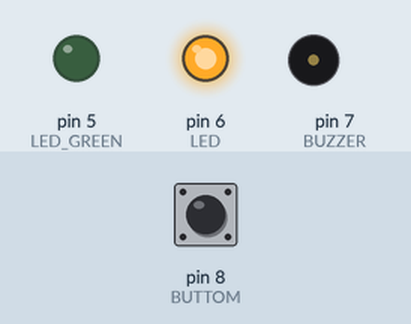
Bench run of a sketch on a simulated Arduino Uno, built with avr-gcc and run on an emulated ATmega328P. Parts: output pins drawn as LEDs (lit = HIGH), buzzer (waves = sounding, pin HIGH). Inputs (shaded band) come from the test bench; at power-on: pin 8 (BUTTOM) LOW.

Above: at 1.3 s.
1.4 s: pin 8 (BUTTOM) pulled HIGH for 0.15 s
At 1.9 s:
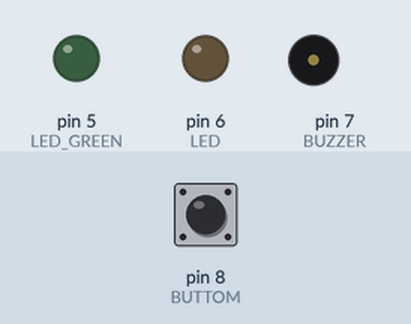
3.0 s: pin 8 (BUTTOM) pulled HIGH for 1 s
At 4.4 s:
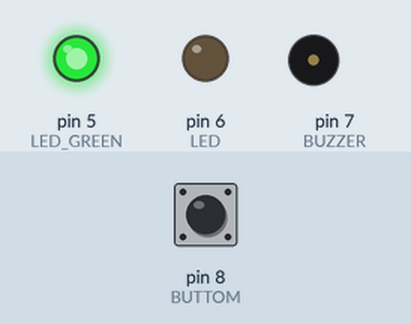
5.5 s: pin 8 (BUTTOM) pulled HIGH for 3.2 s
At 6.3 s:
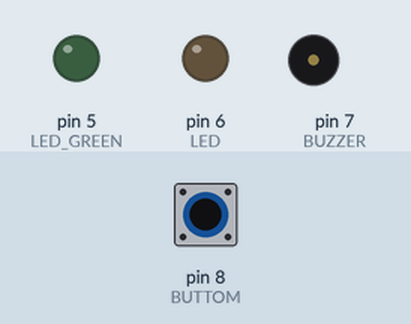
Timing chart, 0 to 8.5 s (numbered marks = the images above; inputs shaded):
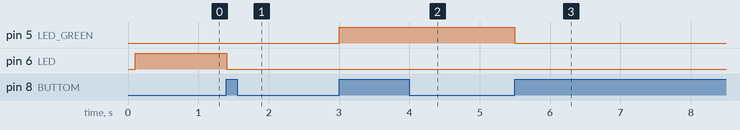

The sketch:

timer_with_buzzer.ino
```cpp
#define LED 6
#define LED_GREEN 5

#define BUZZER 7
#define BUTTOM 8

//#define LED_ON 13


// setting time limit (Min)
double time1 = 15;
double time2 = 20;

boolean stop = 1;
boolean stop_while_timer = 0;
boolean initial = 1;

double delay_time = time2; // mins

// function
void delayTime100(int);

void setup() {
  // put your setup code here, to run once:
  //Serial.begin(9600);
  pinMode(LED, OUTPUT);
  pinMode(LED_GREEN, OUTPUT);
  pinMode(BUZZER, OUTPUT);
  pinMode(BUTTOM, INPUT);

  // led on
  //pinMode(LED_ON, OUTPUT);
  delay(100);
  //digitalWrite(LED_ON, HIGH);

  // mins -> seconds
  delay_time = delay_time*60;
  if((int)time1==-1 && (int)time2==-1){
    time1 = 99999999*60;
    time2 = 99999999*60;
  }
  else{
    if((int)time1==-1)
  	  time1 = time2*60;
    else
  	  time1 *= 60;
    if((int)time2==-1)
  	  time2 = time1*60;
    else
  	  time2 *= 60;
  }


}

void loop() {
  // put your main code here, to run repeatedly:
  boolean tri;
  if(initial){
    initial = 0;
    tri = 1;
  }
  else{
    tri = digitalRead(BUTTOM);
  }
  //Serial.println(tri);
  if(tri==1 && stop==1){
    //Serial.println(delay_time);
    //Serial.println(time2);
    if(delay_time==time2) digitalWrite(LED, HIGH);
    else digitalWrite(LED_GREEN, HIGH);
    // wait release
    while(digitalRead(BUTTOM));
    delay(100);
    stop = 0;


    //Serial.print("Wait time: ");
    //Serial.println(delay_time);
    for(int i=0; i< delay_time; i++){
      //Serial.println(i);
      if(digitalRead(BUTTOM)){
        stop_while_timer = 1;


        digitalWrite(LED, LOW);
        digitalWrite(LED_GREEN, LOW);
        // wait release
        while(digitalRead(BUTTOM));
        delay(100);

        break;
      }
      delayTime100(10);
    }
    if(stop_while_timer){

      stop_while_timer = 0;
      stop = 1;
      // switch time limit
      if(delay_time==time1) delay_time = time2;
      else delay_time = time1;
    }
    else{
      digitalWrite(BUZZER, HIGH);

    }
    // wait release
    while(digitalRead(BUTTOM));
    delay(100);
  }
  else if(tri==1 && stop==0){
    digitalWrite(LED, LOW);
    digitalWrite(LED_GREEN, LOW);
    stop = 1;
    digitalWrite(BUZZER, LOW);
    delay(200);
    // wait release
    while(digitalRead(BUTTOM));
    delay(100);

    // switch time limit
    if(delay_time==time1) { delay_time = time2;}
    else {delay_time = time1; initial=1;}
  }
  if(delay_time==time1){
    // buzzer is working
    if(digitalRead(BUZZER)==HIGH){
        if(digitalRead(LED)==HIGH){
          digitalWrite(LED, LOW);
          delayTime100(5);
        }
        else{
          digitalWrite(LED, HIGH);
          delayTime100(5);
        }
    }
  }
  else{
    // buzzer is working
    if(digitalRead(BUZZER)==HIGH){
        if(digitalRead(LED_GREEN)==HIGH){
          digitalWrite(LED_GREEN, LOW);
          delayTime100(5);
        }
        else{
          digitalWrite(LED_GREEN, HIGH);
          delayTime100(5);
        }
    }
  }

}

void delayTime100(int time=1){
  time*=2;
  for(int i=0; i<time; i++){
    if(digitalRead(BUTTOM)==HIGH){
      //while(digitalRead(BUTTOM)==HIGH);
      break;
    }
    delay(50);
  }
}
```

Measured:
- after the input at 1.4 s, pin 6 (LED): HIGH → LOW at once
- after the input at 3.0 s, pin 5 (LED_GREEN): LOW → HIGH at once
- after the input at 5.5 s, pin 5 (LED_GREEN): HIGH → LOW at once
